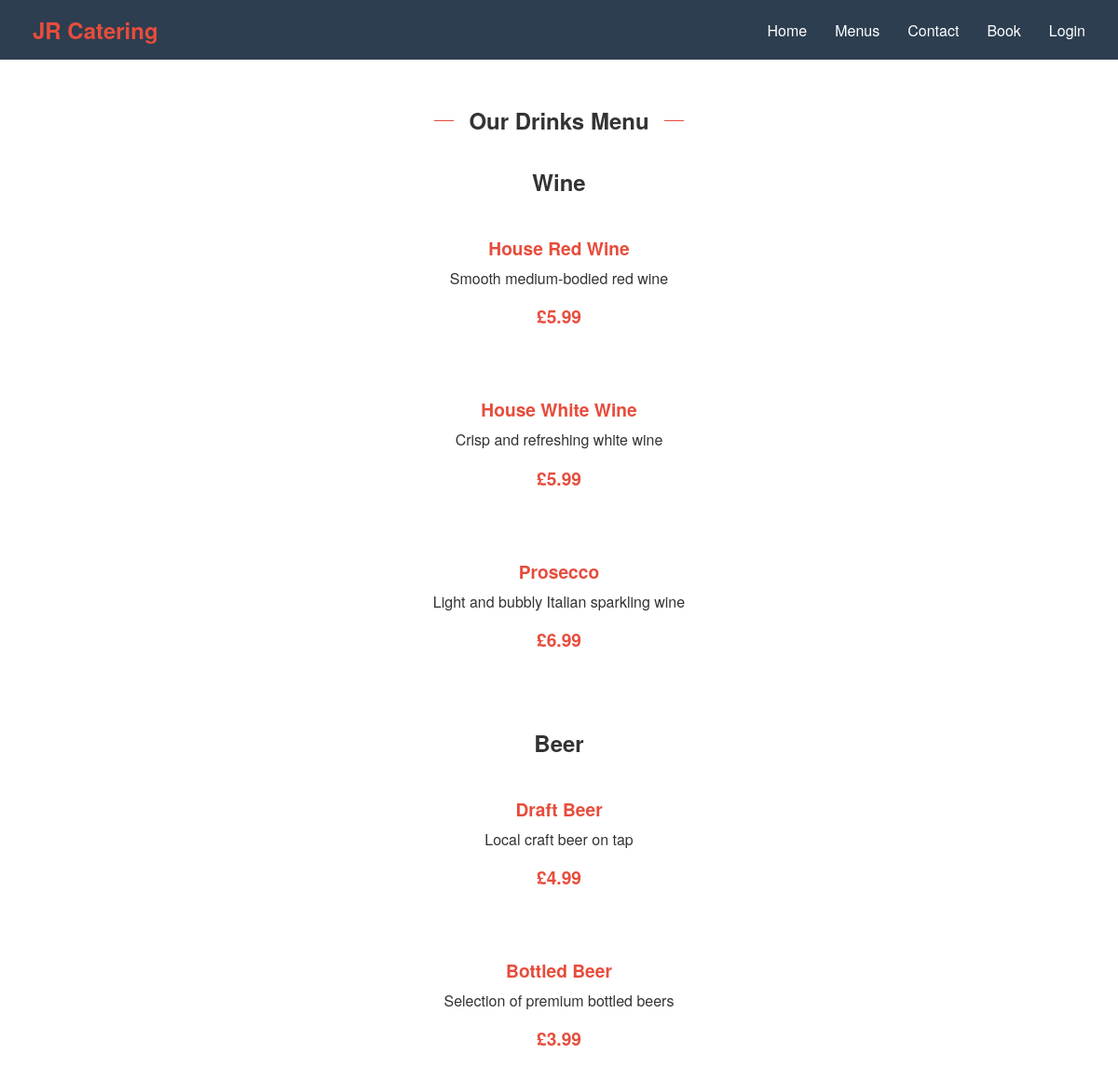
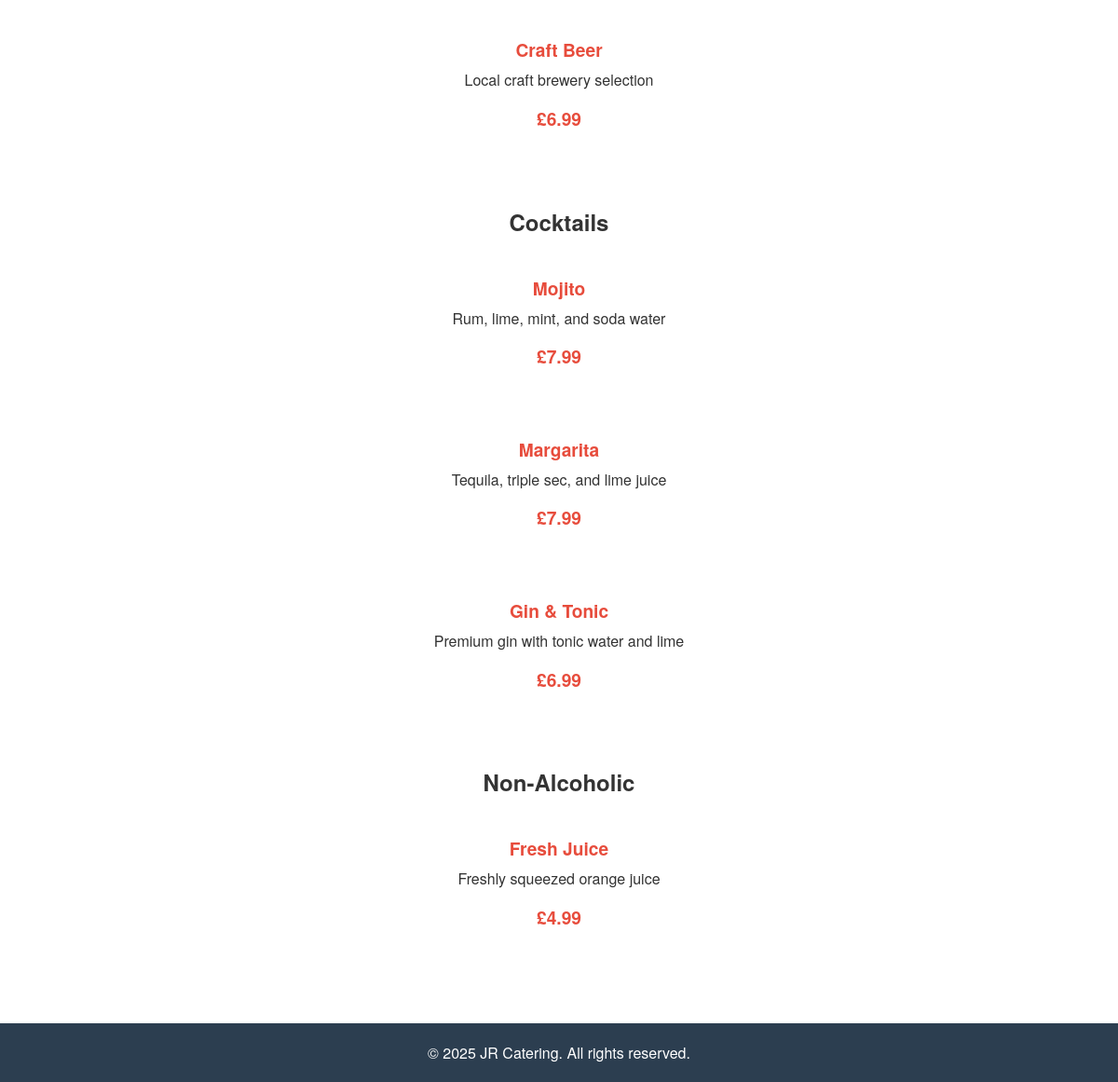
The page /drinks-menu/ on the database its author committed (2 pictures, top to bottom).
### catering/models.py (models this page shows, shortened)
class DrinkItem(models.Model):
    name = models.CharField(max_length=100)
    category = models.CharField(max_length=50)
    price = models.DecimalField(max_digits=6, decimal_places=2)
    description = models.TextField(blank=True)

### catering/views.py (the view)
# urls.py: path('drinks-menu/', drinks_menu, name='drinks_menu'),
def drinks_menu(request):
    logger.debug(f"Drinks_menu - User authenticated: {request.user.is_authenticated}")
    drink_items = DrinkItem.objects.all()
    menu_items = {}
    for item in drink_items:
        menu_items.setdefault(item.category, []).append(item)
    if not drink_items:
        messages.info(request, 'No drink items available yet.')
    return render(request, 'drinks_menu.html', {'menu_items': menu_items})

### templates/drinks_menu.html (shortened to what this page needs)
{% extends 'base.html' %}
{% load static %}
{% block content %}
<div class="menu-container">
    <div class="section-title">
        <span class="line"></span>
        <h2>Our Drinks Menu</h2>
        <span class="line"></span>
    </div>
    {% if menu_items %}
        {% for category, items in menu_items.items %}
            <section class="menu-section">
                <h2>{{ category }}</h2>
                <div class="menu-items">
                    {% for item in items %}
                        <div class="menu-item">
                            <h3>{{ item.name }}</h3>
                            <p>{{ item.description }}</p>
                            <p class="price">£{{ item.price }}</p>
                        </div>
                    {% endfor %}
                </div>
            </section>
        {% endfor %}
    {% else %}
        <div class="no-menu-items">
            <p>No drink items available at the moment. Please check back later!</p>
        </div>
    {% endif %}
</div>
{% endblock %}

### static/css/style.css (style rules this page uses)
:root { --primary-color: #2c3e50; --secondary-color: #ecf0f1; --accent-color: #e74c3c; --hover-color: #c0392b; --background-color: #ffffff; --text-color: #333333; }
* { margin: 0; padding: 0; box-sizing: border-box; }
html, body { height: 100%; }
body { font-family: 'Helvetica Neue', Arial, sans-serif; overflow-x: hidden; display: flex; flex-direction: column; min-height: 100vh; background-color: var(--background-color); color: var(--text-color); }
main p { max-width: 600px; margin: 0 auto; line-height: 1.6; }
.menu-container { margin: 0 auto; text-align: center; background-color: var(--background-color); }
.menu-section { margin-bottom: 2rem; padding-bottom: 1rem; }
.menu-section h2 { color: var(--text-color); margin-bottom: 1.5rem; font-size: 1.5rem; }
.menu-items { display: flex; flex-direction: column; gap: 1.5rem; margin-top: 1rem; }
.menu-item { background: var(--background-color); padding: 1rem; text-align: center; }
.menu-item h3 { color: var(--accent-color); margin-bottom: 0.5rem; font-size: 1.2rem; }
.menu-item p { color: var(--text-color); margin-bottom: 1rem; font-size: 1rem; line-height: 1.4; }
.menu-item .price { display: block; color: var(--accent-color); font-weight: bold; font-size: 1.2rem; }
.section-title { display: flex; align-items: center; justify-content: center; margin: 2rem 0; padding: 0 1rem; max-width: 300px; margin-left: auto; margin-right: auto; }
.section-title h2 { margin: 0 1rem; white-space: nowrap; color: var(--text-color); }
.section-title .line { height: 1px; background-color: var(--accent-color); flex-grow: 1; width: 50px; }

### rows shown on the page
DrinkItem: category "Wine", name "House Red Wine", description "Smooth medium-bodied red wine", price "5.99"
DrinkItem: name "House White Wine", description "Crisp and refreshing white wine", price "5.99"
DrinkItem: name "Prosecco", description "Light and bubbly Italian sparkling wine", price "6.99"
DrinkItem: category "Beer", name "Draft Beer", description "Local craft beer on tap", price "4.99"
DrinkItem: name "Bottled Beer", description "Selection of premium bottled beers", price "3.99"
DrinkItem: name "Craft Beer", description "Local craft brewery selection", price "6.99"
DrinkItem: category "Cocktails", name "Mojito", description "Rum, lime, mint, and soda water", price "7.99"
DrinkItem: name "Margarita", description "Tequila, triple sec, and lime juice", price "7.99"
DrinkItem: name "Gin & Tonic", description "Premium gin with tonic water and lime", price "6.99"
DrinkItem: category "Non-Alcoholic", name "Fresh Juice", description "Freshly squeezed orange juice", price "4.99"
